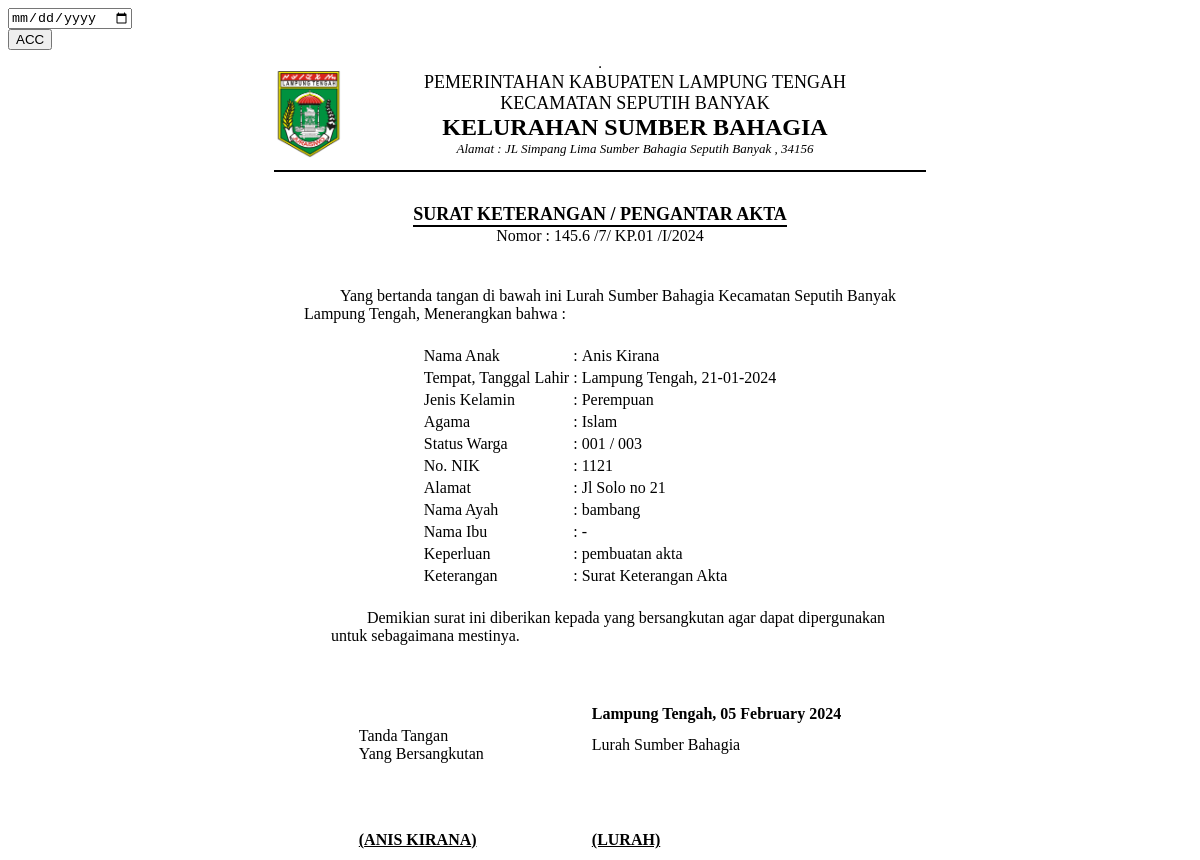
Page /demo1/view_akta.php?id_request_akta=7 on the committed database.
### tables this page shows
CREATE TABLE `data_request_akta` (
  `id_request_akta` int(11) NOT NULL,
  `nik` varchar(16) NOT NULL,
  `nama_anak` varchar(80) NOT NULL,
  `tanggal_request` timestamp NOT NULL DEFAULT current_timestamp(),
  `scan_ktp` text NOT NULL,
  `scan_kk` text NOT NULL,
  `keperluan` varchar(20) NOT NULL,
  `anak_ke` varchar(50) NOT NULL,
  `keterangan` varchar(50) NOT NULL DEFAULT 'Data sedang diperiksa oleh Staf',
  `file_akta` varchar(50) NOT NULL,
  `request` varchar(20) NOT NULL DEFAULT 'AKTA',
  `status` int(11) DEFAULT 0,
  `status_anak` varchar(50) NOT NULL,
  `acc` date NOT NULL
);

CREATE TABLE `data_user` (
  `nik` varchar(16) NOT NULL,
  `password` varchar(225) NOT NULL,
  `hak_akses` varchar(225) NOT NULL,
  `nama` varchar(30) NOT NULL,
  `tanggal_lahir` date NOT NULL,
  `tempat_lahir` varchar(30) NOT NULL,
  `jekel` varchar(20) NOT NULL,
  `agama` varchar(20) NOT NULL,
  `alamat` text NOT NULL,
  `status_warga` varchar(30) NOT NULL
);

CREATE TABLE `data_penduduk` (
  `nik` varchar(16) NOT NULL,
  `no_kk` varchar(16) NOT NULL,
  `nama` varchar(30) NOT NULL,
  `email` varchar(60) DEFAULT '',
  `jekel` varchar(20) NOT NULL,
  `tanggal_lahir` date NOT NULL,
  `tempat_lahir` varchar(30) NOT NULL,
  `telepon` varchar(20) NOT NULL,
  `gol_darah` varchar(10) NOT NULL,
  `agama` varchar(20) NOT NULL,
  `status_warga` varchar(30) NOT NULL,
  `status_perkawinan` varchar(20) NOT NULL,
  `status_hdk` varchar(30) NOT NULL,
  `pend_terakhir` varchar(30) NOT NULL,
  `alamat` text NOT NULL,
  `pekerjaan` varchar(50) NOT NULL,
  `nama_ayah` varchar(50) NOT NULL,
  `nama_ibu` varchar(50) NOT NULL
);

### convert_romawi.php (called while the page is built, shortened)
<?php
function getRomawi($bln)
{
    switch ($bln) {
        case 1:
            return "I";
            break;
    }
}

### demo1/view_akta.php (the view, shortened to what this page needs)
<?php include '../konek.php';
include '../convert_romawi.php'; ?>
<link href="css/sweetalert.css" rel="stylesheet" type="text/css">
<?php
if (isset($_GET['id_request_akta'])) {
    $id = $_GET['id_request_akta'];
    $sql = "SELECT * FROM data_request_akta natural join data_user WHERE id_request_akta='$id'";
    $query = mysqli_query($konek, $sql);
    $data = mysqli_fetch_array($query, MYSQLI_BOTH);
    $id = $data['id_request_akta'];
    $nik = $data['nik'];
    $nama = $data['nama'];
    $tempat = $data['tempat_lahir'];
    $tgl = $data['tanggal_lahir'];
    $tgl2 = $data['tanggal_request'];
    $format1 = date('Y', strtotime($tgl2));
    $format2 = date('d-m-Y', strtotime($tgl));
    $bulan = date('m', strtotime($tgl2));
    $romawi = getRomawi($bulan);
    $agama = $data['agama'];
    $jekel = $data['jekel'];
    $nama = $data['nama'];
    $alamat = $data['alamat'];
    $status_warga = $data['status_warga'];
    $request = $data['request'];
    $keperluan = $data['keperluan'];
    $acc = $data['acc'];
    $format4 = date('d F Y', strtotime($acc));
}
if (isset($_GET['id_request_akta'])) {
    $id = $_GET['id_request_akta'];
    $sql = "SELECT * FROM data_request_akta natural join data_penduduk WHERE id_request_akta='$id'";
    $query = mysqli_query($konek, $sql);
    $data = mysqli_fetch_array($query, MYSQLI_BOTH);
    $alamat = $data['alamat'];
    $status_warga = $data['status_warga'];
    $nama_ayah = $data['nama_ayah'];
    $nama_ibu = $data['nama_ibu'];
}
?>
<div class="page-inner mt--5">
    <div class="row mt--2">
        <div class="col-md-6">
            <div class="card full-height">
                <div class="card-body">
                    <div class="card-tools">
                        <form action="" method="POST">
                            <div class="form-group">
                                <input type="date" name="tgl_acc" class="form-control">
                                <div class="form-group">
                                    <input type="submit" name="ttd" value="ACC" class="btn btn-primary btn-sm">
                                </div>
                            </div>
                        </form>
                    </div>
                </div>
            </div>
        </div>
    </div>
    <div class="row">
        <div class="col-md-12">
            <div class="card">
                <div class="card-body">
                    <table border="1" align="center">
                        <table border="0" align="center">
                            <tr>
                                <td><img src="img/logo1.png" width="70" height="87" alt=""></td>
                                <td></td>
                                <td></td>
                                <td></td>
                                <td></td>
                                <td></td>
                                <td></td>
                                <td></td>
                                <td></td>
                                <td></td>
                                <td></td>
                                <td></td>
                                <td></td>
                                <td></td>
                                <td></td>
                                <td></td>
                                <td></td>
                                <td></td>
                                <td></td>
                                <td></td>
                                <td>
                                    <center>
                                        <font size="4">PEMERINTAHAN KABUPATEN LAMPUNG TENGAH</font><br>
                                        <font size="4">KECAMATAN SEPUTIH BANYAK</font><br>
                                        <font size="5"><b>KELURAHAN SUMBER BAHAGIA</b></font><br>
                                        <font size="2"><i>Alamat : JL Simpang Lima Sumber Bahagia Seputih Banyak , 34156</i></font><br>
                                    </center>
                                </td>
                                <td></td>
                                <td></td>
                                <td></td>
                                <td></td>
                                <td></td>
                                <td></td>
                                <td></td>
                                <td></td>
                                <td></td>
                                <td></td>
                                <td></td>
                                <td></td>
                                <td></td>
                                <td></td>
                                <td></td>
                                <td></td>
                                <td></td>
                                <td></td>
                                <td></td>
                                <td></td>
                            </tr>
                            <tr>
                                <td colspan="45">
                                    <hr color="black">
                                </td>
                            </tr>
                        </table>
                        <br>
                        <table border="0" align="center">
                            <tr>
                                <td>
                                    <center>
                                        <font size="4"><b>SURAT KETERANGAN / PENGANTAR AKTA</b></font><br>
                                        <hr style="margin:0px" color="black">
                                        <span>Nomor : 145.6 /<?php echo $id; ?>/ KP.01 /<?php echo $romawi; ?>/<?php echo $format1; ?> </span>
                                    </center>
                                </td>
                            </tr>
                        </table>
                        <br>
                        <br>
                        <table border="0" align="center">
                            <tr>
                                <td>
                                    &nbsp;&nbsp;&nbsp;&nbsp;&nbsp;&nbsp;&nbsp;&nbsp;&nbsp;Yang bertanda tangan di bawah ini Lurah Sumber Bahagia Kecamatan Seputih Banyak<br> Lampung Tengah, Menerangkan bahwa :
                                </td>
                            </tr>
                        </table>
                        <br>
                        <table border="0" align="center">
                            <tr>
                                <td>Nama Anak</td>
                                <td>:</td>
                                <td><?php echo $nama; ?></td>
                            </tr>
                            <tr>
                                <td>Tempat, Tanggal Lahir</td>
                                <td>:</td>
                                <td><?php echo $tempat . ", " . $format2; ?></td>
                            </tr>
                            <tr>
                                <td>Jenis Kelamin</td>
                                <td>:</td>
                                <td><?php echo $jekel; ?></td>
                            </tr>
                            <tr>
                                <td>Agama</td>
                                <td>:</td>
                                <td><?php echo $agama; ?></td>
                            </tr>
                            <tr>
                                <td>Status Warga</td>
                                <td>:</td>
                                <td><?php echo $status_warga; ?></td>
                            </tr>
                            <tr>
                                <td>No. NIK</td>
                                <td>:</td>
                                <td><?php echo $nik; ?></td>
                            </tr>
                            <tr>
                                <td>Alamat</td>
                                <td>:</td>
                                <td><?php echo $alamat; ?></td>
                            </tr>
                            <tr>
                                <td>Nama Ayah</td>
                                <td>:</td>
                                <td><?php echo $nama_ayah; ?></td>
                            </tr>
                            <tr>
                                <td>Nama Ibu</td>
                                <td>:</td>
                                <td><?php echo $nama_ibu; ?></td>
                            </tr>
                            <tr>
                                <td>Keperluan</td>
                                <td>:</td>
                                <td><?php echo $keperluan; ?></td>
                            </tr>
                            <tr>
                                <td>Keterangan</td>
                                <td>:</td>
                                <?php
                                if ($request == "AKTA") {
                                    $request = "Surat Keterangan Akta";
                                }
                                ?>
                                <td><?php echo $request; ?></td>
                            </tr>
                        </table>
                        <br>
                        <table border="0" align="center">
                            <tr>
                                <td>
                                    &nbsp;&nbsp;&nbsp;&nbsp;&nbsp;&nbsp;&nbsp;&nbsp;&nbsp;&nbsp;&nbsp;&nbsp;&nbsp;Demikian surat ini diberikan kepada yang bersangkutan agar dapat dipergunakan<br>&nbsp;&nbsp;&nbsp;&nbsp;untuk sebagaimana mestinya.
                                </td>
                            </tr>
                        </table>
                        <br>
                        <br>
                        <br>
                        <table border="0" align="center">
                            <tr>
                                <th></th>
                                <th width="100px"></th>
                                <th>Lampung Tengah, <?php echo $format4; ?></th>
                            </tr>
                            <tr>
                                <td>Tanda Tangan <br> Yang Bersangkutan </td>
                                <td></td>
                                <td>Lurah Sumber Bahagia </td>
                            </tr>
                            <tr>
                                <td rowspan="15"></td>
                                <td></td>
                                <td rowspan="15"></td>
                            </tr>
                            <tr>
                                <td></td>
                            </tr>
                            <tr>
                                <td></td>
                            </tr>
                            <tr>
                                <td></td>
                            </tr>
                            <tr>
                                <td></td>
                            </tr>
                            <tr>
                                <td></td>
                            </tr>
                            <tr>
                                <td></td>
                            </tr>
                            <tr>
                                <td></td>
                            </tr>
                            <tr>
                                <td></td>
                            </tr>
                            <tr>
                                <td></td>
                            </tr>
                            <tr>
                                <td></td>
                            </tr>
                            <tr>
                                <td></td>
                            </tr>
                            <tr>
                                <td></td>
                            </tr>
                            <tr>
                                <td></td>
                            </tr>
                            <tr>
                                <td></td>
                            </tr>
                            <tr>
                                <td></td>
                            </tr>
                            <tr>
                                <td><b style="text-transform:uppercase"><u>(<?php echo $nama; ?>)</u></b></td>
                                <td></td>
                                <td><b><u>(LURAH)</u></b></td>
                            </tr>
                        </table>
                    </table>
                </div>
            </div>
        </div>
    </div>
</div>

### rows in the picture
data_request_akta: tanggal_request "I", tanggal_request "2024", data_user.nama "Anis Kirana", data_user.tempat_lahir "Lampung Tengah", data_user.tanggal_lahir "21-01-2024", data_user.jekel "Perempuan", data_user.agama "Islam", nik.status_warga "001 / 003", nik "1121", nik.alamat "Jl Solo no 21", nik.nama_ayah "bambang", nik.nama_ibu "-", keperluan "pembuatan akta", request "Surat Keterangan Akta", acc "05 February 2024", data_user.nama "ANIS KIRANA"

### other values in the picture
$id "7"
